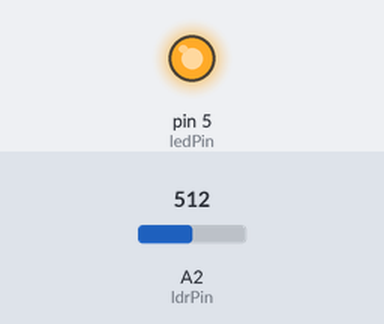
This sketch was run on a simulated Arduino Uno, built with avr-gcc and run on an emulated ATmega328P. Shown: output pins drawn as LEDs (lit = HIGH). Inputs (shaded band) come from the test bench; at power-on: A2 (ldrPin) = 512.

Above: at 1.2 s.
1.3 s: A2 (ldrPin) set to 553
2.8 s: A2 (ldrPin) set to 570
At 3.4 s:
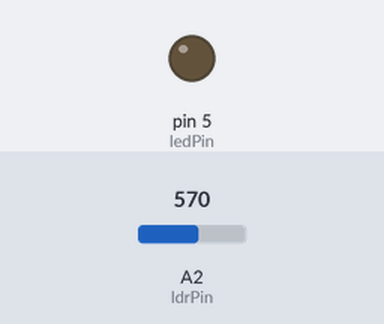
4.3 s: A2 (ldrPin) set to 511
At 5.5 s:
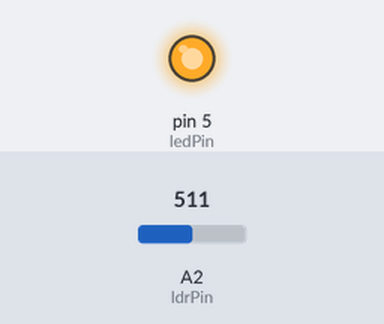
5.8 s: A2 (ldrPin) set to 716
At 6.9 s:
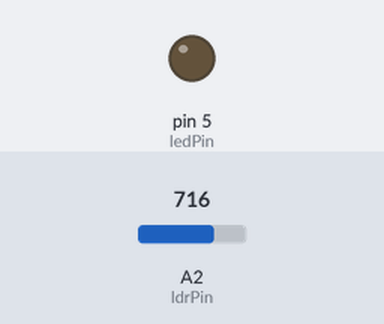
Timing chart, 0 to 8.3 s (numbered marks = the images above; inputs shaded):
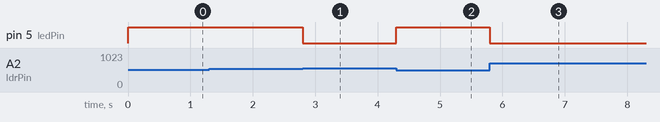

Measured:
- the behaviour switches between 561 and 562 on A2 (ldrPin) (found by bisection; images 0 and 1)
- after the input at 1.3 s, every drawn part: stays the same
- after the input at 2.8 s, pin 5 (ledPin): HIGH → LOW at once
- after the input at 4.3 s, pin 5 (ledPin): LOW → HIGH at once
- after the input at 5.8 s, pin 5 (ledPin): HIGH → LOW at once

The sketch:

optical_transducer.ino
```cpp
#include <Arduino.h>
const int ldrPin = 2;
const int ledPin = 5;
int lightInit;
int lightVal;
void setup() {
  // put your setup code here, to run once:
  pinMode(ledPin, OUTPUT);
  lightInit = analogRead(ldrPin);
}


void loop() {
  // put your main code here, to run repeatedly:
  lightVal = analogRead(ldrPin);
  if(lightVal - lightInit <  50)
  {
      digitalWrite (ledPin, HIGH); // licht geht an
  }
   else
  {
    digitalWrite (ledPin, LOW); // licht geht aus
  }
}
```
